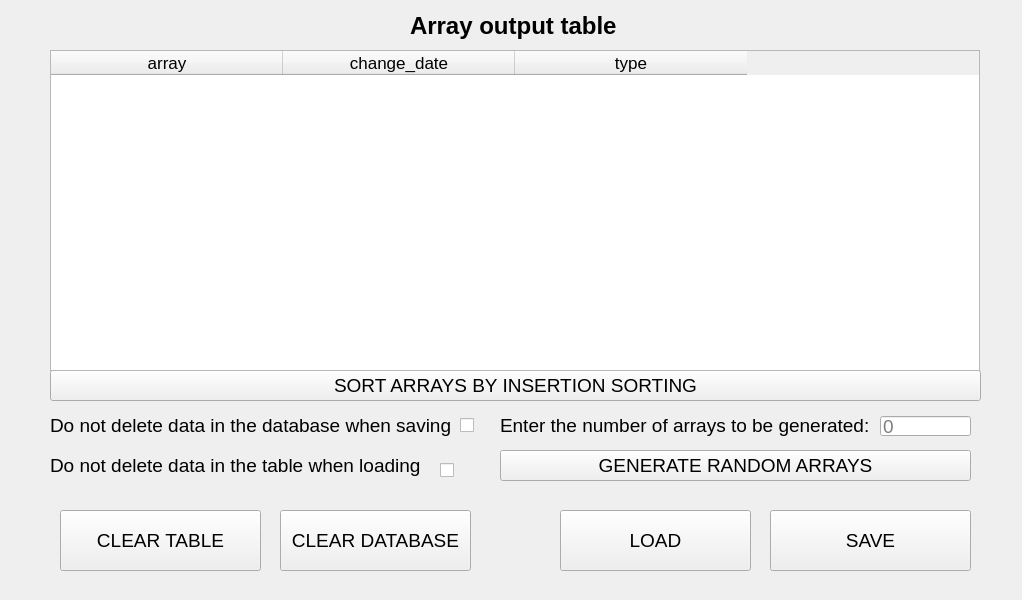
<?xml version="1.0" encoding="UTF-8"?>
<ui version="4.0">
 <class>MainWindowClass</class>
 <widget class="QMainWindow" name="MainWindowClass">
  <property name="geometry">
   <rect>
    <x>0</x>
    <y>0</y>
    <width>1022</width>
    <height>600</height>
   </rect>
  </property>
  <property name="windowTitle">
   <string>РПС. Лабораторная работа №3. Афанасьева, Приходько</string>
  </property>
  <widget class="QWidget" name="centralWidget">
   <widget class="QPushButton" name="random_btn">
    <property name="geometry">
     <rect>
      <x>500</x>
      <y>450</y>
      <width>471</width>
      <height>31</height>
     </rect>
    </property>
    <property name="font">
     <font>
      <pointsize>14</pointsize>
      <bold>false</bold>
     </font>
    </property>
    <property name="text">
     <string>GENERATE RANDOM ARRAYS</string>
    </property>
   </widget>
   <widget class="QTableWidget" name="output_table">
    <property name="geometry">
     <rect>
      <x>50</x>
      <y>50</y>
      <width>930</width>
      <height>321</height>
     </rect>
    </property>
    <property name="editTriggers">
     <set>QAbstractItemView::NoEditTriggers</set>
    </property>
    <property name="dragEnabled">
     <bool>false</bool>
    </property>
    <property name="dragDropMode">
     <enum>QAbstractItemView::NoDragDrop</enum>
    </property>
    <property name="columnCount">
     <number>3</number>
    </property>
    <attribute name="horizontalHeaderVisible">
     <bool>true</bool>
    </attribute>
    <attribute name="horizontalHeaderCascadingSectionResizes">
     <bool>false</bool>
    </attribute>
    <attribute name="horizontalHeaderDefaultSectionSize">
     <number>232</number>
    </attribute>
    <attribute name="horizontalHeaderHighlightSections">
     <bool>true</bool>
    </attribute>
    <column>
     <property name="text">
      <string>array</string>
     </property>
     <property name="font">
      <font>
       <pointsize>13</pointsize>
      </font>
     </property>
    </column>
    <column>
     <property name="text">
      <string>change_date</string>
     </property>
     <property name="font">
      <font>
       <pointsize>13</pointsize>
      </font>
     </property>
    </column>
    <column>
     <property name="text">
      <string>type</string>
     </property>
     <property name="font">
      <font>
       <pointsize>13</pointsize>
      </font>
     </property>
    </column>
   </widget>
   <widget class="QPushButton" name="load_btn">
    <property name="enabled">
     <bool>true</bool>
    </property>
    <property name="geometry">
     <rect>
      <x>560</x>
      <y>510</y>
      <width>191</width>
      <height>61</height>
     </rect>
    </property>
    <property name="font">
     <font>
      <pointsize>14</pointsize>
     </font>
    </property>
    <property name="text">
     <string>LOAD</string>
    </property>
   </widget>
   <widget class="QPushButton" name="save_btn">
    <property name="enabled">
     <bool>true</bool>
    </property>
    <property name="geometry">
     <rect>
      <x>770</x>
      <y>510</y>
      <width>201</width>
      <height>61</height>
     </rect>
    </property>
    <property name="font">
     <font>
      <pointsize>14</pointsize>
     </font>
    </property>
    <property name="text">
     <string>SAVE</string>
    </property>
   </widget>
   <widget class="QPushButton" name="sort_btn">
    <property name="geometry">
     <rect>
      <x>50</x>
      <y>370</y>
      <width>931</width>
      <height>31</height>
     </rect>
    </property>
    <property name="font">
     <font>
      <pointsize>14</pointsize>
      <bold>false</bold>
     </font>
    </property>
    <property name="text">
     <string>SORT ARRAYS BY INSERTION SORTING</string>
    </property>
   </widget>
   <widget class="QLabel" name="label">
    <property name="geometry">
     <rect>
      <x>410</x>
      <y>10</y>
      <width>211</width>
      <height>31</height>
     </rect>
    </property>
    <property name="font">
     <font>
      <pointsize>18</pointsize>
      <bold>true</bold>
     </font>
    </property>
    <property name="text">
     <string>Array output table</string>
    </property>
   </widget>
   <widget class="QLineEdit" name="number_of_arrays">
    <property name="geometry">
     <rect>
      <x>880</x>
      <y>416</y>
      <width>91</width>
      <height>20</height>
     </rect>
    </property>
    <property name="font">
     <font>
      <pointsize>14</pointsize>
     </font>
    </property>
    <property name="text">
     <string/>
    </property>
    <property name="placeholderText">
     <string>0</string>
    </property>
   </widget>
   <widget class="QLabel" name="label_2">
    <property name="geometry">
     <rect>
      <x>50</x>
      <y>410</y>
      <width>401</width>
      <height>31</height>
     </rect>
    </property>
    <property name="font">
     <font>
      <pointsize>14</pointsize>
     </font>
    </property>
    <property name="text">
     <string>Do not delete data in the database when saving</string>
    </property>
   </widget>
   <widget class="QLabel" name="label_3">
    <property name="geometry">
     <rect>
      <x>50</x>
      <y>450</y>
      <width>381</width>
      <height>31</height>
     </rect>
    </property>
    <property name="font">
     <font>
      <pointsize>14</pointsize>
     </font>
    </property>
    <property name="text">
     <string>Do not delete data in the table when loading</string>
    </property>
   </widget>
   <widget class="QCheckBox" name="save_in_db">
    <property name="geometry">
     <rect>
      <x>460</x>
      <y>410</y>
      <width>21</width>
      <height>31</height>
     </rect>
    </property>
    <property name="text">
     <string/>
    </property>
   </widget>
   <widget class="QCheckBox" name="save_in_table">
    <property name="geometry">
     <rect>
      <x>440</x>
      <y>460</y>
      <width>21</width>
      <height>21</height>
     </rect>
    </property>
    <property name="text">
     <string/>
    </property>
   </widget>
   <widget class="QLabel" name="label_4">
    <property name="geometry">
     <rect>
      <x>500</x>
      <y>400</y>
      <width>401</width>
      <height>51</height>
     </rect>
    </property>
    <property name="font">
     <font>
      <pointsize>14</pointsize>
     </font>
    </property>
    <property name="text">
     <string>Enter the number of arrays to be generated:</string>
    </property>
   </widget>
   <widget class="QPushButton" name="clear_database_btn">
    <property name="enabled">
     <bool>true</bool>
    </property>
    <property name="geometry">
     <rect>
      <x>280</x>
      <y>510</y>
      <width>191</width>
      <height>61</height>
     </rect>
    </property>
    <property name="font">
     <font>
      <pointsize>14</pointsize>
     </font>
    </property>
    <property name="text">
     <string>CLEAR DATABASE</string>
    </property>
   </widget>
   <widget class="QPushButton" name="clear_table_btn">
    <property name="enabled">
     <bool>true</bool>
    </property>
    <property name="geometry">
     <rect>
      <x>60</x>
      <y>510</y>
      <width>201</width>
      <height>61</height>
     </rect>
    </property>
    <property name="font">
     <font>
      <pointsize>14</pointsize>
     </font>
    </property>
    <property name="text">
     <string>CLEAR TABLE</string>
    </property>
   </widget>
   <zorder>random_btn</zorder>
   <zorder>load_btn</zorder>
   <zorder>save_btn</zorder>
   <zorder>sort_btn</zorder>
   <zorder>label</zorder>
   <zorder>output_table</zorder>
   <zorder>number_of_arrays</zorder>
   <zorder>label_2</zorder>
   <zorder>label_3</zorder>
   <zorder>save_in_db</zorder>
   <zorder>save_in_table</zorder>
   <zorder>label_4</zorder>
   <zorder>clear_database_btn</zorder>
   <zorder>clear_table_btn</zorder>
  </widget>
 </widget>
 <layoutdefault spacing="6" margin="11"/>
 <resources>
  <include location="resource.qrc"/>
 </resources>
 <connections/>
</ui>
